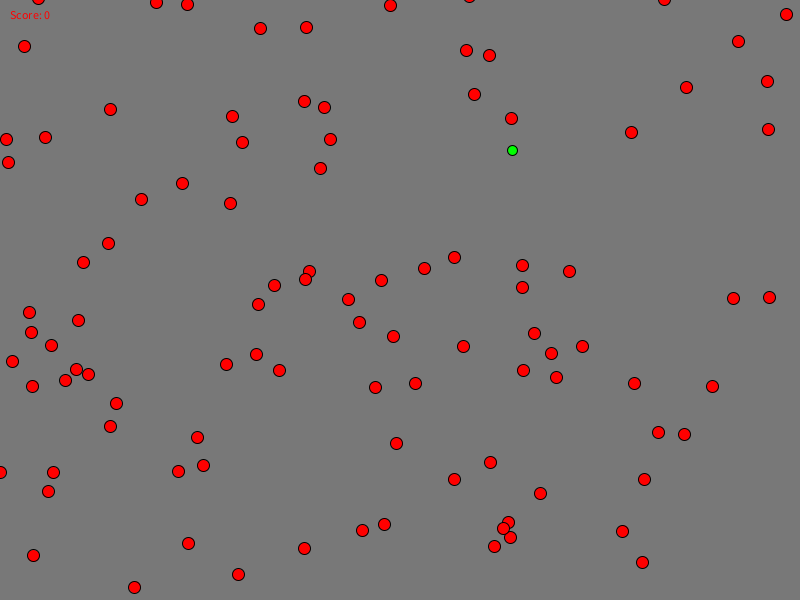
Frame 1 (no input)
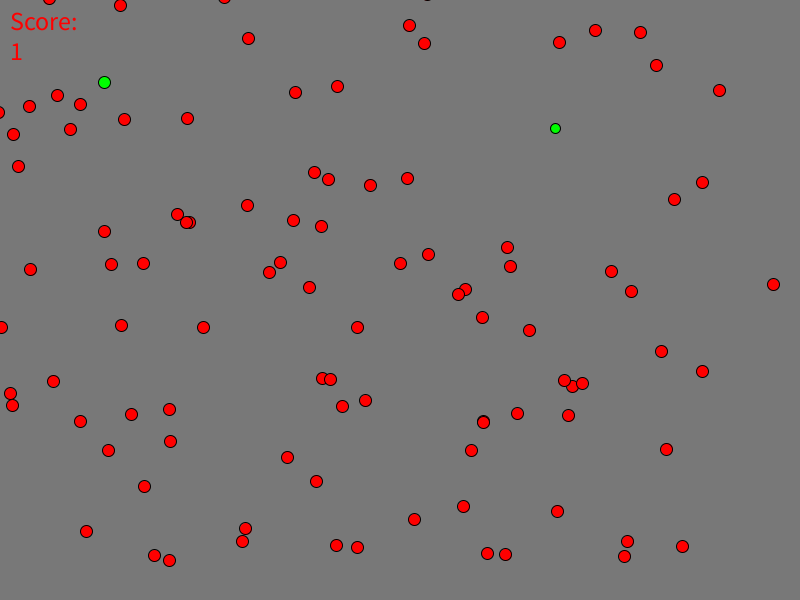
Frame 60 (the mouse pressed at the canvas centre just before this capture)
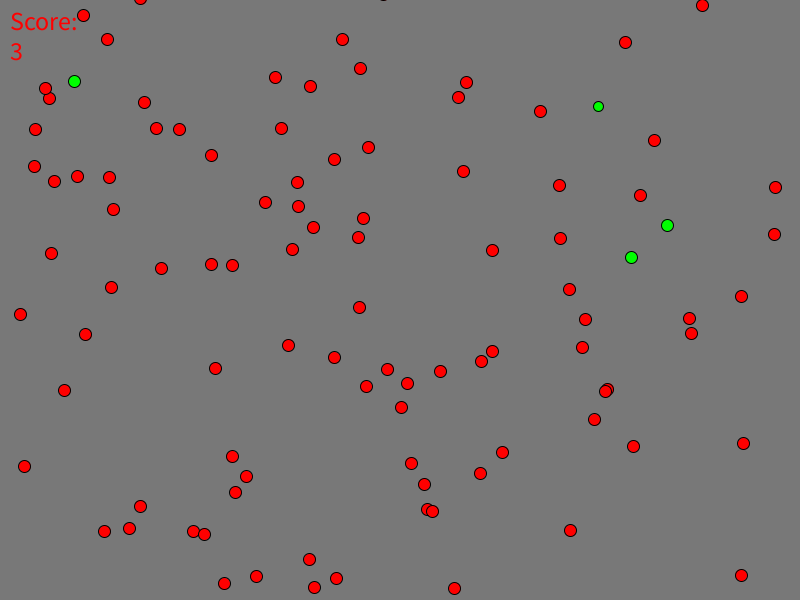
Frame 120 (the mouse held since frame 60 and released just before this capture)

The Processing sketch that drew these frames (run headless with seeded random() and noise(); from frame 60 on, the mouse is pressed at the canvas centre):

// Processing sketch: Assignment_Human_Zombie
// ── Assignment_Human_Zombie.pde
Character[] characters;
int numberOfCharacters = 100;
int numZombies = 1;
int num = 0;

void setup()
{
	size(800,600);

	characters = new Character[numberOfCharacters];

	for(int i = 0; i < numberOfCharacters; i++)
	{
		if(i >= numZombies) //spawns 99 humans
		{
			characters[i] = new Human();
		}
		else //spawns 1 zombie
		{
			characters[i] = new Zombie();
		}
	}
}

void draw()
{
	background(120,120,120);

	for(int i = 0; i < numberOfCharacters; i++)
	{
		for(int j = 0; j < numberOfCharacters; j++)
		{
			boolean hasCollided = collision(characters[i].position.x,
											characters[i].position.y,
											characters[i].size,
											characters[j].position.x,
											characters[j].position.y,
											characters[j].size);
											
			if(hasCollided && (characters[i] instanceof Zombie || characters[j] instanceof Zombie) && !(characters[j] instanceof Zombie))
			{
				characters[j] = new Zombie();
				characters[j].size = 12;
				textSize(26); 
				text("Yummy!", characters[i].position.x, characters[i].position.y); //says yummy every time they eat a human
				num+=1;
			}
		}
			characters[i].update();

	}

	for(int i = 0; i < numberOfCharacters; i++)
	{
		characters[i].draw();
	}
	text("Score: " + num, 10, 10, 70, 80);
}











//-----------------------------


class Character
{

PVector position;
PVector velocity;
int size = 10;
int z1 = 0;
int z2 = 255;
int z3 = 0;
int h1 = 255;
int h2 = 0;
int h3 = 0;

public Character()
{
	position = new PVector();
	position.x = random(0, width);
	position.y = random(0, height);

	velocity = new PVector();
	velocity.x = random(-2,2); //(5, -5)
	velocity.y = random(-2,2); //(5, -5)
}

	void draw()
	{
		ellipse(position.x - size/2, position.y - size/2, size, size);
	}

	void move()
	{

	}

	void checkCollision()
	{
		if(position.x >= width)
			position.x = 20;
		if(position.x <= 5)
			velocity.x *= -1;
		if(position.y >= height - 5 || position.y <= 5)
			velocity.y *= -1;
	}

	void update()
	{
		position.x += velocity.x;
		position.y += velocity.y;
		checkCollision();
	}

}

public class Human extends Character
{
	public Human()
	{
		super();
	}

	void draw()
	{
		fill(h1,h2,h3);
		size=12;
		super.draw();
	}

	void callFirstDraw()
	{
		super.draw();
	}
} 

public class Zombie extends Human
{
	public Zombie()
	{
		super();
		velocity.x = random(-1, 1);
		velocity.y = random(-1, 1);
	}

	void draw()
	{
		fill(z1, z2, z3);
		super.callFirstDraw();
		// ellipse(position.x - size/2, position.y - size/2, size, size);

	}
}



boolean collision(float x1, float y1, int size1, float x2, float y2, int size2)
{
	int maxDistance = size1 + size2;

	if(abs(x1 - x2) > maxDistance || abs(y1 - y2) > maxDistance)
	{
		return false;
	}
	else if(dist(x1, y1, x2, y2) > maxDistance)
	{
		return false;
	}
	else 
	{
		return true;		
	}
}
